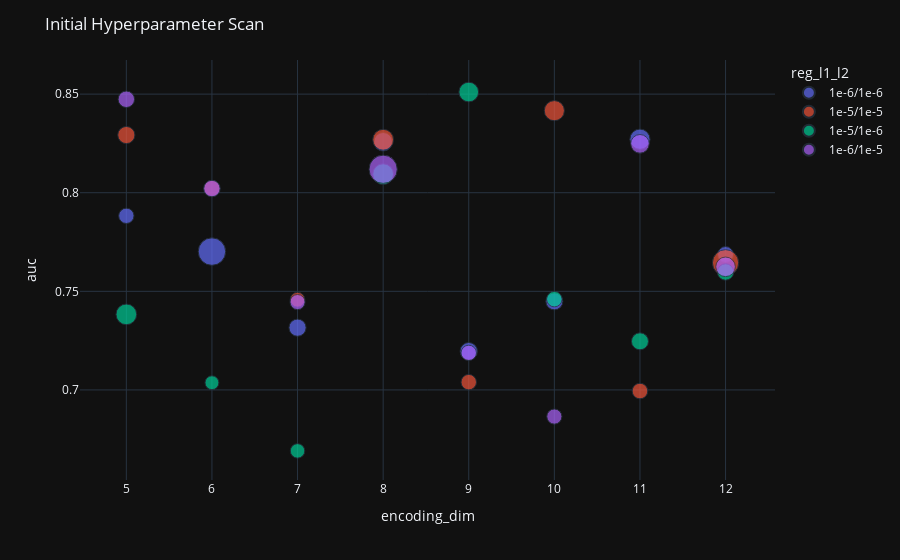

Notebook code cell kept with this figure:
### Code cell
fig = px.scatter(df, y='auc', x='encoding_dim', size='js_div', color='reg_l1_l2', hover_data=['auc', 'js_div', 'l1', 'l2'])
fig.update_layout(title_text='Initial Hyperparameter Scan')
fig.write_html('results.html')
fig.show('vscode')

### Figure 1 — Plotly figure (JSON) as saved in the notebook; plotly's stock layout.template omitted (floating-point values rounded to 4 significant figures)
{"data": [{"customdata": [[0.03125, 1e-06, 1e-06], [0.09999, 1e-06, 1e-06], [0.03919, 1e-06, 1e-06], [0.04582, 1e-06, 1e-06], [0.04009, 1e-06, 1e-06], [0.03835, 1e-06, 1e-06], [0.05433, 1e-06, 1e-06], [0.03357, 1e-06, 1e-06]], "hovertemplate": "reg_l1_l2=1e-6/1e-6<br>encoding_dim=%{x}<br>auc=%{y}<br>js_div=%{customdata[0]}<br>l1=%{customdata[1]}<br>l2=%{customdata[2]}<extra></extra>", "legendgroup": "1e-6/1e-6", "marker": {"color": "#636efa", "size": [0.03125, 0.09999, 0.03919, 0.04582, 0.04009, 0.03835, 0.05433, 0.03357], "sizemode": "area", "sizeref": 0.000265, "symbol": "circle"}, "mode": "markers", "name": "1e-6/1e-6", "orientation": "v", "showlegend": true, "type": "scatter", "x": [5, 6, 7, 8, 9, 10, 11, 12], "xaxis": "x", "y": [0.7883, 0.7701, 0.7316, 0.8258, 0.7196, 0.7449, 0.8271, 0.7687], "yaxis": "y"}, {"customdata": [[0.03916, 1e-05, 1e-05], [0.03354, 1e-05, 1e-05], [0.02904, 1e-05, 1e-05], [0.0575, 1e-05, 1e-05], [0.03179, 1e-05, 1e-05], [0.05391, 1e-05, 1e-05], [0.03246, 1e-05, 1e-05], [0.0915, 1e-05, 1e-05]], "hovertemplate": "reg_l1_l2=1e-5/1e-5<br>encoding_dim=%{x}<br>auc=%{y}<br>js_div=%{customdata[0]}<br>l1=%{customdata[1]}<br>l2=%{customdata[2]}<extra></extra>", "legendgroup": "1e-5/1e-5", "marker": {"color": "#EF553B", "size": [0.03916, 0.03354, 0.02904, 0.0575, 0.03179, 0.05391, 0.03246, 0.0915], "sizemode": "area", "sizeref": 0.000265, "symbol": "circle"}, "mode": "markers", "name": "1e-5/1e-5", "orientation": "v", "showlegend": true, "type": "scatter", "x": [5, 6, 7, 8, 9, 10, 11, 12], "xaxis": "x", "y": [0.8293, 0.8022, 0.7457, 0.8269, 0.7039, 0.8416, 0.6994, 0.7645], "yaxis": "y"}, {"customdata": [[0.05691, 1e-05, 1e-06], [0.02561, 1e-05, 1e-06], [0.02789, 1e-05, 1e-06], [0.05745, 1e-05, 1e-06], [0.05155, 1e-05, 1e-06], [0.03193, 1e-05, 1e-06], [0.03853, 1e-05, 1e-06], [0.03581, 1e-05, 1e-06]], "hovertemplate": "reg_l1_l2=1e-5/1e-6<br>encoding_dim=%{x}<br>auc=%{y}<br>js_div=%{customdata[0]}<br>l1=%{customdata[1]}<br>l2=%{customdata[2]}<extra></extra>", "legendgroup": "1e-5/1e-6", "marker": {"color": "#00cc96", "size": [0.05691, 0.02561, 0.02789, 0.05745, 0.05155, 0.03193, 0.03853, 0.03581], "sizemode": "area", "sizeref": 0.000265, "symbol": "circle"}, "mode": "markers", "name": "1e-5/1e-6", "orientation": "v", "showlegend": true, "type": "scatter", "x": [5, 6, 7, 8, 9, 10, 11, 12], "xaxis": "x", "y": [0.7383, 0.7037, 0.6691, 0.8094, 0.8511, 0.7461, 0.7246, 0.7598], "yaxis": "y"}, {"customdata": [[0.03618, 1e-06, 1e-05], [0.03646, 1e-06, 1e-05], [0.03038, 1e-06, 1e-05], [0.106, 1e-06, 1e-05], [0.03148, 1e-06, 1e-05], [0.03045, 1e-06, 1e-05], [0.04617, 1e-06, 1e-05], [0.0511, 1e-06, 1e-05]], "hovertemplate": "reg_l1_l2=1e-6/1e-5<br>encoding_dim=%{x}<br>auc=%{y}<br>js_div=%{customdata[0]}<br>l1=%{customdata[1]}<br>l2=%{customdata[2]}<extra></extra>", "legendgroup": "1e-6/1e-5", "marker": {"color": "#ab63fa", "size": [0.03618, 0.03646, 0.03038, 0.106, 0.03148, 0.03045, 0.04617, 0.0511], "sizemode": "area", "sizeref": 0.000265, "symbol": "circle"}, "mode": "markers", "name": "1e-6/1e-5", "orientation": "v", "showlegend": true, "type": "scatter", "x": [5, 6, 7, 8, 9, 10, 11, 12], "xaxis": "x", "y": [0.8474, 0.8021, 0.7446, 0.8119, 0.7188, 0.6865, 0.8248, 0.7624], "yaxis": "y"}], "layout": {"legend": {"itemsizing": "constant", "title": {"text": "reg_l1_l2"}, "tracegroupgap": 0}, "margin": {"t": 60}, "title": {"text": "Initial Hyperparameter Scan"}, "xaxis": {"anchor": "y", "domain": [0, 1], "title": {"text": "encoding_dim"}}, "yaxis": {"anchor": "x", "domain": [0, 1], "title": {"text": "auc"}}}}
